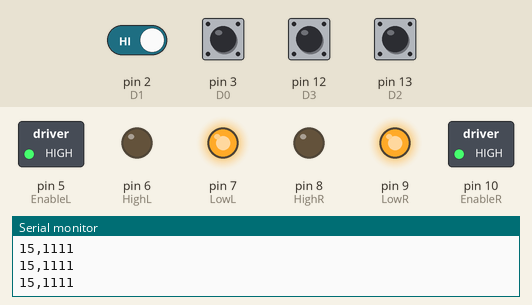
A sketch run on a simulated Arduino Mega 2560, built with avr-gcc and run on an emulated ATmega2560. On the bench: switched loads named in the sketch (green lamp = pin HIGH), output pins drawn as LEDs (lit = HIGH), the last lines printed to the serial monitor. The test bench sets the inputs (shaded band); at power-on: pin 2 (D1), pin 3 (D0), pin 12 (D3), pin 13 (D2) HIGH.

Above: at 1.2 s.
1.3 s: pin 12 (D3) pulled LOW for 0.15 s
At 1.38 s:
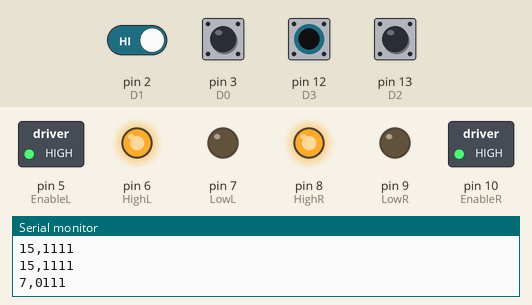
2.9 s: pin 2 (D1) driven LOW and pin 12 (D3) driven LOW
At 4.0 s:
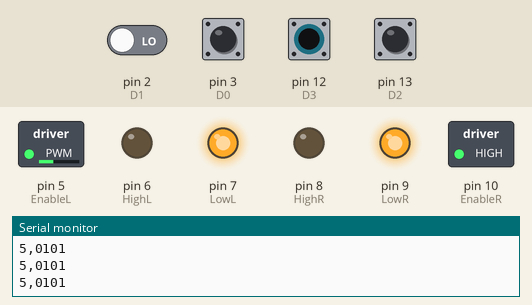
4.4 s: pin 3 (D0) pulled LOW for 0.15 s
At 4.49 s:
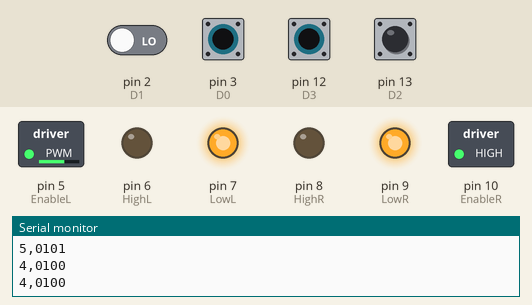
6.0 s: pin 2 (D1) driven HIGH
At 6.5 s:
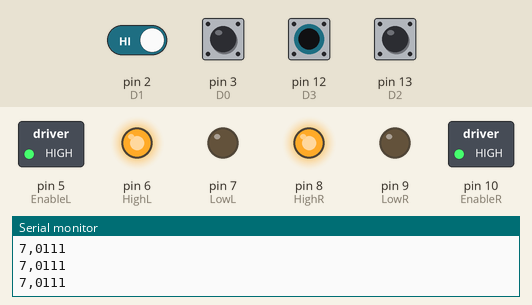
7.5 s: pin 13 (D2) pulled LOW for 0.15 s
At 7.58 s:
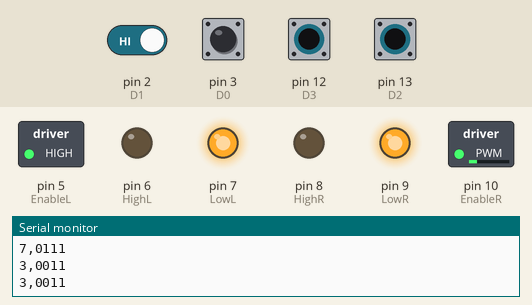
9.1 s: pin 12 (D3) driven HIGH
At 10.2 s:
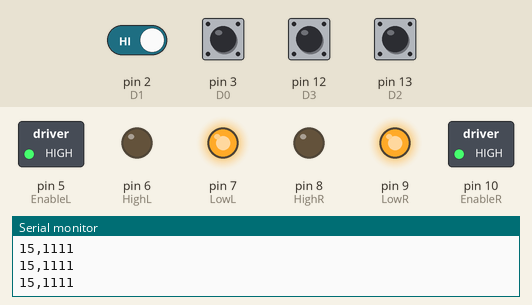
Timing chart, 0 to 11.6 s (numbered marks = the images above; inputs shaded):
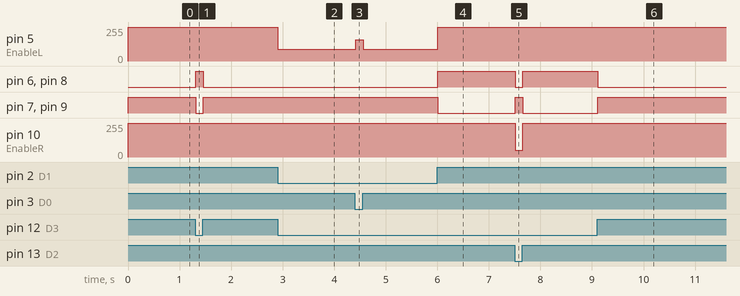

The sketch:

arduinoTest.ino
```cpp
const int EnableL = 5;
const int HighL = 6;       // LEFT SIDE MOTOR
const int LowL =7;

const int EnableR = 10;
const int HighR = 8;       //RIGHT SIDE MOTOR
const int LowR =9;

const int D0 = 3;       //Raspberry pin 21    LSB
const int D1 = 2;       //Raspberry pin 22
const int D2 = 13;       //Raspberry pin 23
const int D3 = 12;       //Raspberry pin 24    MSB

int a,b,c,d,data=8;
void LaneChange();
void Object();

void Data()
{
   a = digitalRead(D0);
   b = digitalRead(D1);
   c = digitalRead(D2);
   d = digitalRead(D3);

   data = 8*d+4*c+2*b+a;
   Serial.print(data);
    Serial.print(",");
    Serial.print(d);
    Serial.print(c);
    Serial.print(b);
   Serial.println(a);
}

void setup() {

pinMode(EnableL, OUTPUT);
pinMode(HighL, OUTPUT);
pinMode(LowL, OUTPUT);


pinMode(EnableR, OUTPUT);
pinMode(HighR, OUTPUT);
pinMode(LowR, OUTPUT);

pinMode(D0, INPUT_PULLUP);
pinMode(D1, INPUT_PULLUP);
pinMode(D2, INPUT_PULLUP);
pinMode(D3, INPUT_PULLUP);
Serial.begin(9600);

}


void Forward()
{
  digitalWrite(HighL, LOW);
  digitalWrite(LowL, HIGH);
  analogWrite(EnableL,255);

  digitalWrite(HighR, LOW);
  digitalWrite(LowR, HIGH);
  analogWrite(EnableR,255);

}


void Backward()
{
  digitalWrite(HighL, HIGH);
  digitalWrite(LowL, LOW);
  analogWrite(EnableL,255);

  digitalWrite(HighR, HIGH);
  digitalWrite(LowR, LOW);
  analogWrite(EnableR,255);

}

void Stop()
{
  digitalWrite(HighL, LOW);
  digitalWrite(LowL, HIGH);
  analogWrite(EnableL,0);

  digitalWrite(HighR, LOW);
  digitalWrite(LowR, HIGH);
  analogWrite(EnableR,0);

}

void Left1()
{
  digitalWrite(HighL, LOW);
  digitalWrite(LowL, HIGH);
  analogWrite(EnableL,160);

  digitalWrite(HighR, LOW);
  digitalWrite(LowR, HIGH);
  analogWrite(EnableR,255);

}

void Left2()
{
  digitalWrite(HighL, LOW);
  digitalWrite(LowL, HIGH);
  analogWrite(EnableL,90);

  digitalWrite(HighR, LOW);
  digitalWrite(LowR, HIGH);
  analogWrite(EnableR,255);

}


void Left3()
{
  digitalWrite(HighL, LOW);
  digitalWrite(LowL, HIGH);
  analogWrite(EnableL,50);

  digitalWrite(HighR, LOW);
  digitalWrite(LowR, HIGH);
  analogWrite(EnableR,255);

}

void Right1()
{
  digitalWrite(HighL, LOW);
  digitalWrite(LowL, HIGH);
  analogWrite(EnableL,255);

  digitalWrite(HighR, LOW);
  digitalWrite(LowR, HIGH);
  analogWrite(EnableR,160);

}
void Right2()
{
  digitalWrite(HighL, LOW);
  digitalWrite(LowL, HIGH);
  analogWrite(EnableL,255);

  digitalWrite(HighR, LOW);
  digitalWrite(LowR, HIGH);
  analogWrite(EnableR,90);

}

void Right3()
{
  digitalWrite(HighL, LOW);
  digitalWrite(LowL, HIGH);
  analogWrite(EnableL,255);

  digitalWrite(HighR, LOW);
  digitalWrite(LowR, HIGH);
  analogWrite(EnableR,50);

}


void loop()
{
  // if(j > 25000)
  // {
  //   Lane_Change();
  //   i = 0;
  //   j = 0;
  // }

  Data();
  if(data==15)
   {
     Forward();

   }

  else if(data==1)
   {
     Right1();

   }

  else if(data==2)
   {
     Right2();

   }

  else if(data==3)
   {
     Right3();

   }

  else if(data==4)
   {
     Left1();

   }

  else if(data==5)
   {
     Left2();

   }

  else if(data==6)
   {
     Left3();

   }
   else if(data==7){
     Backward();
   }

  else if (data==8)
   {
     Stop();
   }
}

/*void UTurn()
{
  analogWrite(EnableL, 0);
  analogWrite(EnableR, 0);
  delay(400);

  analogWrite(EnableL, 250);
  analogWrite(EnableR, 250);    //forward
  delay(1000);

  analogWrite(EnableL, 0);
  analogWrite(EnableR, 0);
  delay(400);

  digitalWrite(HighL, HIGH);
  digitalWrite(LowL, LOW);
  digitalWrite(HighR, LOW);   //   left
  digitalWrite(LowR, HIGH);
  analogWrite(EnableL, 255);
  analogWrite(EnableR, 255);
  delay(700);

  analogWrite(EnableL, 0);
  analogWrite(EnableR, 0);
  delay(400);

  digitalWrite(HighL, LOW);
  digitalWrite(LowL, HIGH);
  digitalWrite(HighR, LOW);   // forward
  digitalWrite(LowR, HIGH);
  analogWrite(EnableL, 255);
  analogWrite(EnableR, 255);
  delay(900);

  analogWrite(EnableL, 0);
  analogWrite(EnableR, 0);
  delay(400);

  digitalWrite(HighL, HIGH);
  digitalWrite(LowL, LOW);
  digitalWrite(HighR, LOW);    //left
  digitalWrite(LowR, HIGH);
  analogWrite(EnableL, 255);
  analogWrite(EnableR, 255);
  delay(700);


  analogWrite(EnableL, 0);
  analogWrite(EnableR, 0);
  delay(1000);


  digitalWrite(HighL, LOW);
  digitalWrite(LowL, HIGH);
  digitalWrite(HighR, LOW);
  digitalWrite(LowL, HIGH);
  analogWrite(EnableL, 150);
  analogWrite(EnableR, 150);
  delay(300);
}*/


// void Object()
// {

//   analogWrite(EnableL, 0);
//   analogWrite(EnableR, 0);            //stop
//   delay(1000);

//   digitalWrite(HighL, HIGH);
//   digitalWrite(LowL, LOW);
//   digitalWrite(HighR, LOW);
//   digitalWrite(LowR, HIGH);        //left
//   analogWrite(EnableL, 250);
//   analogWrite(EnableR, 250);
//   delay(500);

//   analogWrite(EnableL, 0);
//   analogWrite(EnableR, 0);            //stop
//   delay(200);

//   digitalWrite(HighL, LOW);
//   digitalWrite(LowL, HIGH);           //forward
//   digitalWrite(HighR, LOW);
//   digitalWrite(LowR, HIGH);
//   analogWrite(EnableL, 255);
//   analogWrite(EnableR, 255);
//   delay(1000);

//   analogWrite(EnableL, 0);           //stop
//   analogWrite(EnableR, 0);
//   delay(200);

//   digitalWrite(HighL, LOW);
//   digitalWrite(LowL, HIGH);
//   digitalWrite(HighR, HIGH);         //right
//   digitalWrite(LowR, LOW);
//   analogWrite(EnableL, 255);
//   analogWrite(EnableR, 255);
//   delay(500);

//   analogWrite(EnableL, 0);               //stop
//   analogWrite(EnableR, 0);
//   delay(1000);


//   digitalWrite(HighL, LOW);
//   digitalWrite(LowL, HIGH);
//   digitalWrite(HighR, LOW);       // forward
//   digitalWrite(LowR, HIGH);
//   analogWrite(EnableL, 150);
//   analogWrite(EnableR, 150);
//   delay(500);

//    i  = i+1;
// }


// void Lane_Change()
// {

//   analogWrite(EnableL, 0);
//   analogWrite(EnableR, 0);            //stop
//   delay(1000);

//   digitalWrite(HighL, LOW);
//   digitalWrite(LowL, HIGH);
//   digitalWrite(HighR, HIGH);
//   digitalWrite(LowR, LOW);        //Right
//   analogWrite(EnableL, 250);
//   analogWrite(EnableR, 250);
//   delay(500);

//   analogWrite(EnableL, 0);
//   analogWrite(EnableR, 0);            //stop
//   delay(200);

//   digitalWrite(HighL, LOW);
//   digitalWrite(LowL, HIGH);           //forward
//   digitalWrite(HighR, LOW);
//   digitalWrite(LowR, HIGH);
//   analogWrite(EnableL, 255);
//   analogWrite(EnableR, 255);
//   delay(800);

//   analogWrite(EnableL, 0);           //stop
//   analogWrite(EnableR, 0);
//   delay(200);

//   digitalWrite(HighL, HIGH);
//   digitalWrite(LowL, LOW);
//   digitalWrite(HighR, LOW);         //LEFT
//   digitalWrite(LowR, HIGH);
//   analogWrite(EnableL, 255);
//   analogWrite(EnableR, 255);
//   delay(500);

//   analogWrite(EnableL, 0);               //stop
//   analogWrite(EnableR, 0);
//   delay(1000);


//   digitalWrite(HighL, LOW);
//   digitalWrite(LowL, HIGH);
//   digitalWrite(HighR, LOW);       // forward
//   digitalWrite(LowR, HIGH);
//   analogWrite(EnableL, 150);
//   analogWrite(EnableR, 150);
//   delay(500);

// }
```

Measured:
- after the input at 1.3 s, pin 6 (HighL), pin 8 (HighR): LOW → HIGH at once, → LOW 0.14 s later; pin 7 (LowL), pin 9 (LowR): HIGH → LOW at once, → HIGH 0.14 s later
- after the input at 2.9 s, pin 5 (EnableL): 255/255 → 90/255 at once
- after the input at 4.4 s, pin 5 (EnableL): 90/255 → 160/255 at once, → 90/255 0.15 s later
- after the input at 6.0 s, pin 5 (EnableL): 90/255 → 255/255 at once; pin 6 (HighL), pin 8 (HighR): LOW → HIGH at once; pin 7 (LowL), pin 9 (LowR): HIGH → LOW at once
- after the input at 7.5 s, pin 6 (HighL), pin 8 (HighR): HIGH → LOW at once, → HIGH 0.15 s later; pin 7 (LowL), pin 9 (LowR): LOW → HIGH at once, → LOW 0.15 s later; pin 10 (EnableR): 255/255 → 50/255 at once, → 255/255 0.15 s later
- after the input at 9.1 s, pin 6 (HighL), pin 8 (HighR): HIGH → LOW at once; pin 7 (LowL), pin 9 (LowR): LOW → HIGH at once
